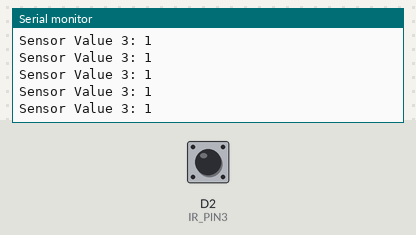
The sketch below on a simulated ESP8266 (NodeMCU). On the bench: the last lines printed to the serial monitor. The inputs (shaded band) are chosen by the test bench; at power-on: D2 (IR_PIN3) HIGH. WiFi joins after 1.5 s; servers stay silent unless stated.

Above: at 3.0 s.
3.1 s: D2 (IR_PIN3) driven LOW
At 3.9 s:
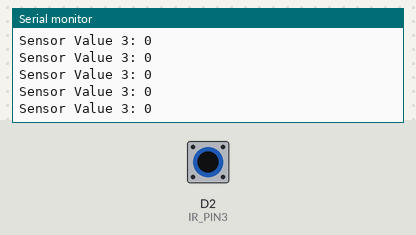
6.1 s: D2 (IR_PIN3) driven HIGH
At 6.7 s:
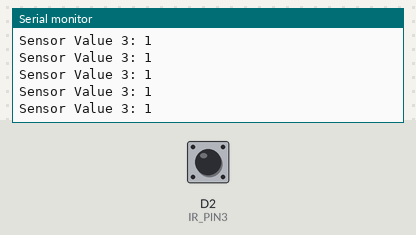
7.6 s: D2 (IR_PIN3) driven LOW
10.6 s: D2 (IR_PIN3) driven HIGH
13.6 s: D2 (IR_PIN3) driven LOW
At 14.3 s:
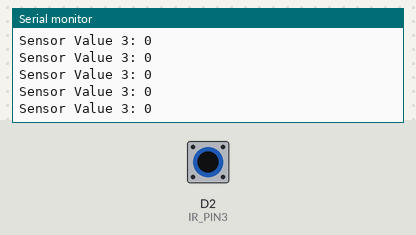

Measured:
- after the input at 3.1 s, the serial monitor: prints a new line at once (image 1)
- after the input at 6.1 s, the serial monitor: prints a new line at once (image 2)
- after the input at 13.6 s, the serial monitor: prints a new line at once (image 3)

The sketch:

sos_scl.ino
```cpp
#define BLYNK_TEMPLATE_ID "TMPL3iOLfxyjv"
#define BLYNK_TEMPLATE_NAME "sos"
#include <ESP8266WiFi.h>
#include <BlynkSimpleEsp8266.h>

BlynkTimer timer;

const int IR_PIN3 = D2;

char auth[] = "OBDdeXdQh_KkogIv_XZADnBjWekKZihR";
char ssid[] = "SOS";
char pass[] = "aaaaaaaa";

bool objectDetected3 = false;

void setup() {
  Serial.begin(9600);
  Blynk.begin(auth, ssid, pass);
  pinMode(IR_PIN3, INPUT);
}

void loop() {
  Blynk.run();
  int sensorValue3 = digitalRead(IR_PIN3);
  Serial.print("Sensor Value 3: ");
  Serial.println(sensorValue3);

  if (sensorValue3 == LOW && !objectDetected3) {
    Serial.println("Object Detected on Sensor 3");
    Blynk.logEvent("sos", "Emergency: Patient No.1 needs immediate attention!");
    objectDetected3 = true;
  }

  // If no object detected by sensor 3, update label value and reset flag
  if (sensorValue3 == HIGH && objectDetected3) {
    Serial.println("Object Not Detected on Sensor 3");
    objectDetected3 = false;
  }
}
```
